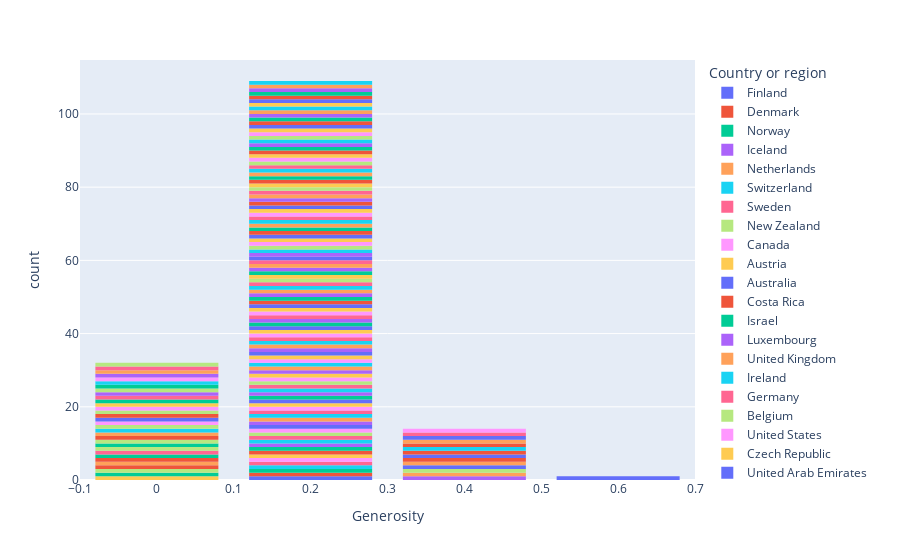

Notebook cell for this chart:
### Code cell
fig = px.histogram(happy.sort_values(ascending=True, by='Overall rank'), 
                   x='Generosity',
                   color='Country or region',
                   nbins=5
                  )

fig.update_layout(bargap=0.2, title_text='')
fig.show()
